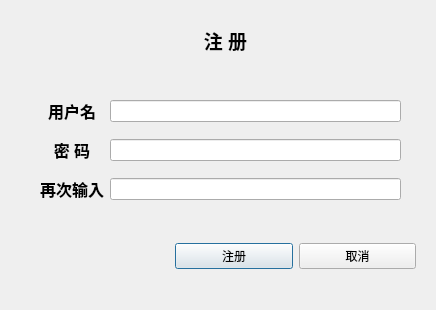
<?xml version="1.0" encoding="UTF-8"?>
<ui version="4.0">
 <class>regWindow</class>
 <widget class="QDialog" name="regWindow">
  <property name="geometry">
   <rect>
    <x>0</x>
    <y>0</y>
    <width>436</width>
    <height>310</height>
   </rect>
  </property>
  <property name="windowTitle">
   <string>Dialog</string>
  </property>
  <widget class="QLabel" name="label">
   <property name="geometry">
    <rect>
     <x>170</x>
     <y>20</y>
     <width>111</width>
     <height>41</height>
    </rect>
   </property>
   <property name="text">
    <string>&lt;html&gt;&lt;head/&gt;&lt;body&gt;&lt;p align=&quot;center&quot;&gt;&lt;span style=&quot; font-size:14pt; font-weight:600;&quot;&gt;注   册&lt;/span&gt;&lt;/p&gt;&lt;/body&gt;&lt;/html&gt;</string>
   </property>
  </widget>
  <widget class="QWidget" name="">
   <property name="geometry">
    <rect>
     <x>40</x>
     <y>90</y>
     <width>361</width>
     <height>121</height>
    </rect>
   </property>
   <layout class="QGridLayout" name="gridLayout">
    <item row="0" column="0">
     <widget class="QLabel" name="label_2">
      <property name="text">
       <string>&lt;html&gt;&lt;head/&gt;&lt;body&gt;&lt;p align=&quot;center&quot;&gt;&lt;span style=&quot; font-size:12pt; font-weight:600;&quot;&gt;用户名&lt;/span&gt;&lt;/p&gt;&lt;/body&gt;&lt;/html&gt;</string>
      </property>
     </widget>
    </item>
    <item row="0" column="1">
     <widget class="QLineEdit" name="lineEditUserName"/>
    </item>
    <item row="1" column="0">
     <widget class="QLabel" name="label_3">
      <property name="text">
       <string>&lt;html&gt;&lt;head/&gt;&lt;body&gt;&lt;p align=&quot;center&quot;&gt;&lt;span style=&quot; font-size:12pt; font-weight:600;&quot;&gt;密 码&lt;/span&gt;&lt;/p&gt;&lt;/body&gt;&lt;/html&gt;</string>
      </property>
     </widget>
    </item>
    <item row="1" column="1">
     <widget class="QLineEdit" name="lineEditPass">
      <property name="echoMode">
       <enum>QLineEdit::Password</enum>
      </property>
     </widget>
    </item>
    <item row="2" column="0">
     <widget class="QLabel" name="label_4">
      <property name="text">
       <string>&lt;html&gt;&lt;head/&gt;&lt;body&gt;&lt;p&gt;&lt;span style=&quot; font-size:12pt; font-weight:600;&quot;&gt;再次输入&lt;/span&gt;&lt;/p&gt;&lt;/body&gt;&lt;/html&gt;</string>
      </property>
     </widget>
    </item>
    <item row="2" column="1">
     <widget class="QLineEdit" name="lineEditPassAgain">
      <property name="echoMode">
       <enum>QLineEdit::Password</enum>
      </property>
     </widget>
    </item>
   </layout>
  </widget>
  <widget class="QWidget" name="">
   <property name="geometry">
    <rect>
     <x>175</x>
     <y>226</y>
     <width>241</width>
     <height>61</height>
    </rect>
   </property>
   <layout class="QHBoxLayout" name="horizontalLayout">
    <item>
     <widget class="QPushButton" name="commitButton">
      <property name="text">
       <string>注册</string>
      </property>
     </widget>
    </item>
    <item>
     <widget class="QPushButton" name="cancelButton">
      <property name="text">
       <string>取消</string>
      </property>
     </widget>
    </item>
   </layout>
  </widget>
 </widget>
 <resources/>
 <connections/>
</ui>
